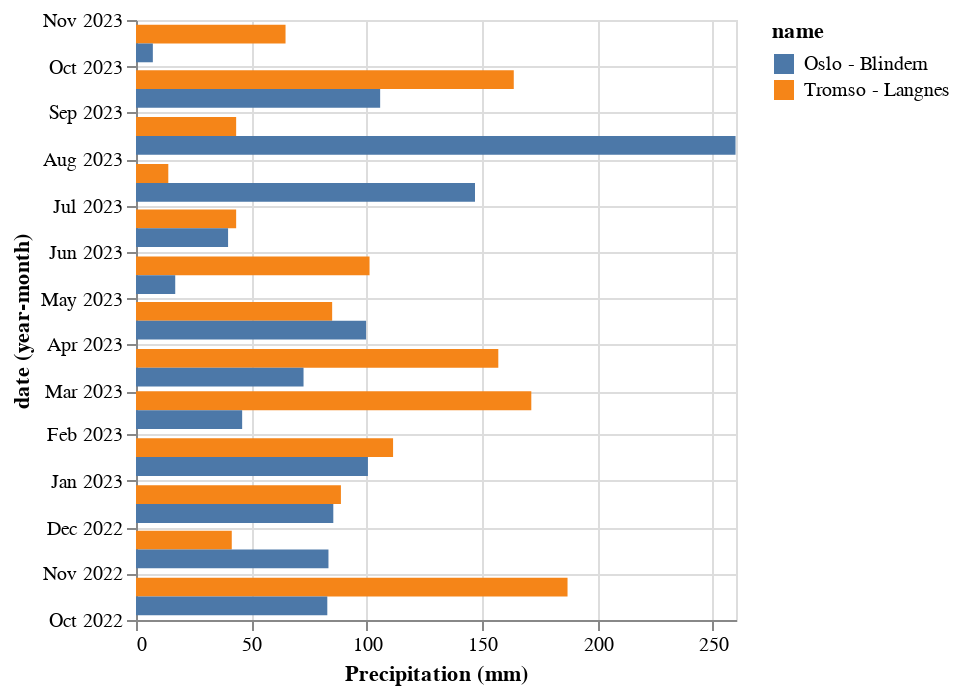

This figure's notebook cell:
### Code cell
alt.Chart(data_monthly).mark_bar().encode(
    x=alt.X("precipitation").title("Precipitation (mm)"),
    y="yearmonth(date):T",
    color="name",
    yOffset="name",
)

### Figure 1 — Vega-Lite specification as saved in the notebook (floating-point values rounded to 4 significant figures)
{"usermeta": {"embedOptions": {"theme": "latimes"}}, "config": {"view": {"continuousWidth": 300, "continuousHeight": 300}}, "data": {"name": "data-51c9c11abac8f29e07a99e816a05729d"}, "mark": {"type": "bar"}, "encoding": {"color": {"field": "name", "type": "nominal"}, "x": {"field": "precipitation", "title": "Precipitation (mm)", "type": "quantitative"}, "y": {"field": "date", "timeUnit": "yearmonth", "type": "temporal"}, "yOffset": {"field": "name", "type": "nominal"}}, "$schema": "https://vega.github.io/schema/vega-lite/v5.20.1.json", "datasets": {"data-51c9c11abac8f29e07a99e816a05729d": [{"name": "Tromso - Langnes", "station": "SN90490", "date": "2022-10-01T00:00:00", "max temperature": 10.7, "precipitation": 187.0, "min temperature": -4.2}, {"name": "Tromso - Langnes", "station": "SN90490", "date": "2022-11-01T00:00:00", "max temperature": 8.5, "precipitation": 41.5, "min temperature": -7.0}, {"name": "Tromso - Langnes", "station": "SN90490", "date": "2022-12-01T00:00:00", "max temperature": 5.6, "precipitation": 88.8, "min temperature": -11.7}, {"name": "Tromso - Langnes", "station": "SN90490", "date": "2023-01-01T00:00:00", "max temperature": 7.7, "precipitation": 111.4, "min temperature": -13.9}, {"name": "Tromso - Langnes", "station": "SN90490", "date": "2023-02-01T00:00:00", "max temperature": 6.6, "precipitation": 171.3, "min temperature": -10.7}, {"name": "Tromso - Langnes", "station": "SN90490", "date": "2023-03-01T00:00:00", "max temperature": 4.5, "precipitation": 157.0, "min temperature": -15.1}, {"name": "Tromso - Langnes", "station": "SN90490", "date": "2023-04-01T00:00:00", "max temperature": 9.8, "precipitation": 85.0, "min temperature": -7.1}, {"name": "Tromso - Langnes", "station": "SN90490", "date": "2023-05-01T00:00:00", "max temperature": 17.7, "precipitation": 101.2, "min temperature": -4.6}, {"name": "Tromso - Langnes", "station": "SN90490", "date": "2023-06-01T00:00:00", "max temperature": 25.4, "precipitation": 43.4, "min temperature": -0.4}, {"name": "Tromso - Langnes", "station": "SN90490", "date": "2023-07-01T00:00:00", "max temperature": 26.7, "precipitation": 14.0, "min temperature": 6.0}, {"name": "Tromso - Langnes", "station": "SN90490", "date": "2023-08-01T00:00:00", "max temperature": 25.1, "precipitation": 43.4, "min temperature": 5.4}, {"name": "Tromso - Langnes", "station": "SN90490", "date": "2023-09-01T00:00:00", "max temperature": 19.3, "precipitation": 163.7, "min temperature": 0.3}, {"name": "Tromso - Langnes", "station": "SN90490", "date": "2023-10-01T00:00:00", "max temperature": 9.8, "precipitation": 64.8, "min temperature": -0.6}, {"name": "Oslo - Blindern", "station": "SN18700", "date": "2022-10-01T00:00:00", "max temperature": 17.1, "precipitation": 82.9, "min temperature": -0.4}, {"name": "Oslo - Blindern", "station": "SN18700", "date": "2022-11-01T00:00:00", "max temperature": 15.1, "precipitation": 83.4, "min temperature": -2.1}, {"name": "Oslo - Blindern", "station": "SN18700", "date": "2022-12-01T00:00:00", "max temperature": 6.5, "precipitation": 85.5, "min temperature": -14.6}, {"name": "Oslo - Blindern", "station": "SN18700", "date": "2023-01-01T00:00:00", "max temperature": 7.2, "precipitation": 100.5, "min temperature": -13.4}, {"name": "Oslo - Blindern", "station": "SN18700", "date": "2023-02-01T00:00:00", "max temperature": 10.2, "precipitation": 46.0, "min temperature": -9.4}, {"name": "Oslo - Blindern", "station": "SN18700", "date": "2023-03-01T00:00:00", "max temperature": 9.8, "precipitation": 72.6, "min temperature": -12.6}, {"name": "Oslo - Blindern", "station": "SN18700", "date": "2023-04-01T00:00:00", "max temperature": 19.8, "precipitation": 99.7, "min temperature": -4.7}, {"name": "Oslo - Blindern", "station": "SN18700", "date": "2023-05-01T00:00:00", "max temperature": 24.2, "precipitation": 17.0, "min temperature": -0.8}, {"name": "Oslo - Blindern", "station": "SN18700", "date": "2023-06-01T00:00:00", "max temperature": 31.8, "precipitation": 39.9, "min temperature": 4.6}, {"name": "Oslo - Blindern", "station": "SN18700", "date": "2023-07-01T00:00:00", "max temperature": 28.4, "precipitation": 146.9, "min temperature": 8.6}, {"name": "Oslo - Blindern", "station": "SN18700", "date": "2023-08-01T00:00:00", "max temperature": 24.5, "precipitation": 259.8, "min temperature": 9.8}, {"name": "Oslo - Blindern", "station": "SN18700", "date": "2023-09-01T00:00:00", "max temperature": 25.1, "precipitation": 105.8, "min temperature": 5.3}, {"name": "Oslo - Blindern", "station": "SN18700", "date": "2023-10-01T00:00:00", "max temperature": 17.1, "precipitation": 7.3, "min temperature": -0.7}]}}
